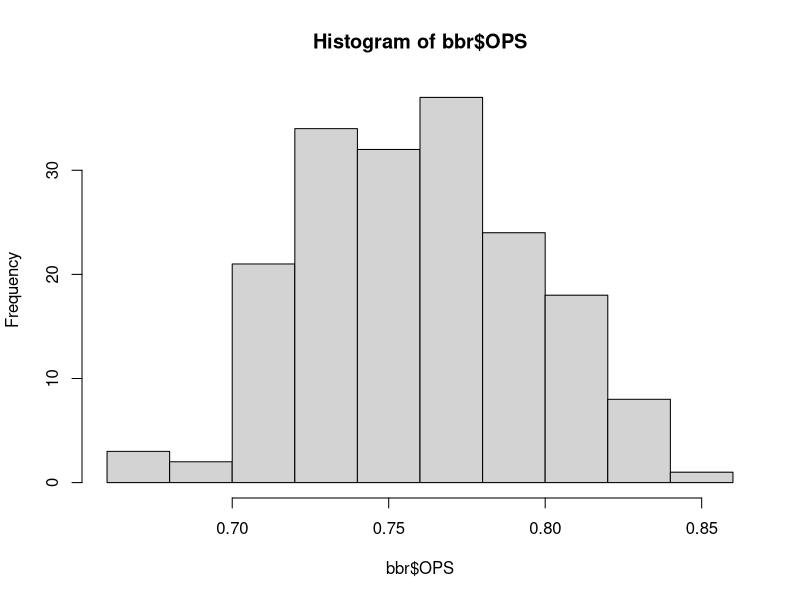
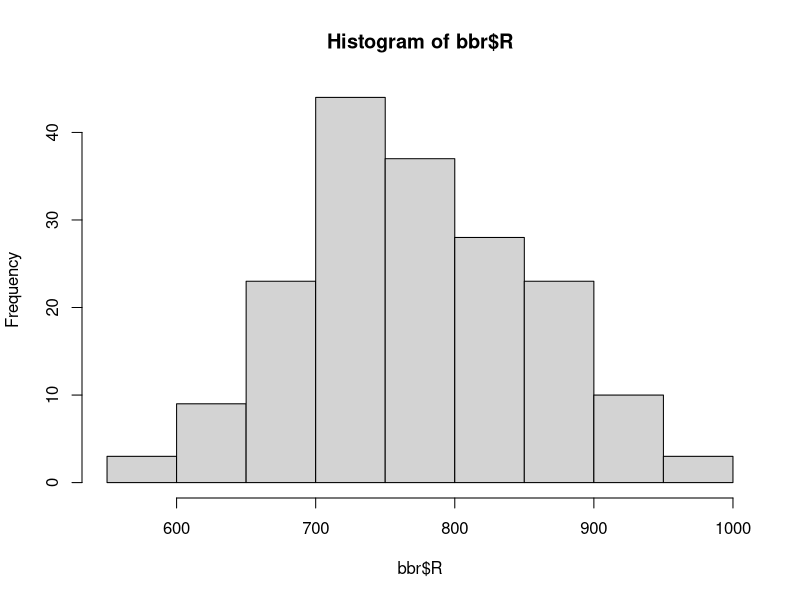
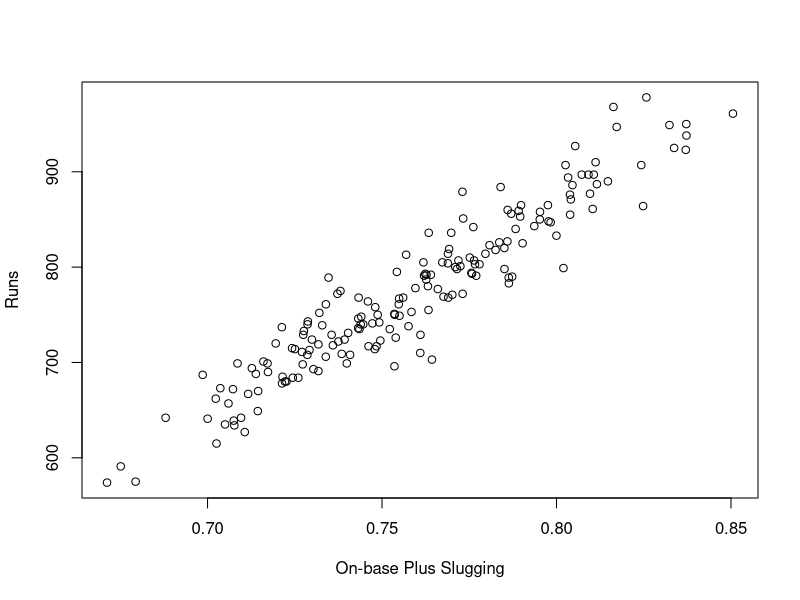
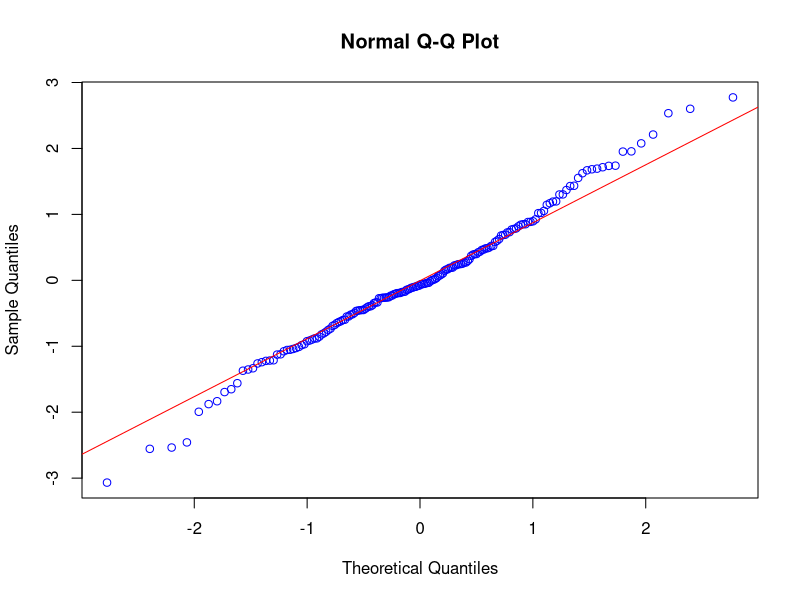
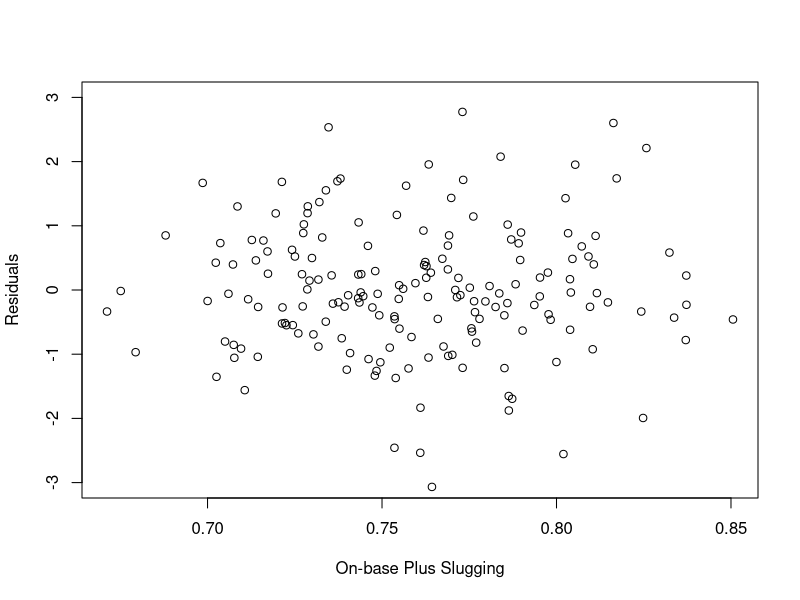

R code for these plots, in order:
## ---- chunk 1
bbr=data=read.csv("BaseballRuns.csv")
bbr$SLG=(bbr$X1B+2*bbr$X2B+3*bbr$X3B+4*bbr$HR)/(bbr$AB)
bbr$OBP=(bbr$X1B+bbr$X2B+bbr$X3B+bbr$HR+bbr$BB+bbr$HBP)/(bbr$AB+bbr$BB+
                                                           bbr$HBP+bbr$SF)
bbr$OPS=bbr$OBP+bbr$SLG
gos=lm(formula=bbr$R~bbr$OPS)
summary(gos)
## ---- chunk 2
hist(bbr$OPS)
## ---- chunk 3
hist(bbr$R)
## ---- chunk 4
plot(bbr$OPS,bbr$R,xlab="On-base Plus Slugging",ylab="Runs")
## ---- chunk 5
res=rstandard(gos)
qqnorm(res,col="blue")
qqline(res,col="red")
## ---- chunk 6
plot(bbr$OPS,res,ylim=c(-3,3),xlab="On-base Plus Slugging",ylab="Residuals")
## ---- chunk 7
bbr$OOPS=2*(bbr$OBP)+bbr$SLG
goos=lm(formula=bbr$R~bbr$OOPS)
summary(goos)
## ---- chunk 8
gm=lm(formula=bbr$R~bbr$OBP+bbr$SLG)
summary(gm)
## ---- chunk 9
gmb=lm(formula=bbr$R~bbr$OBP+bbr$SLG+bbr$SB)
summary(gmb)
